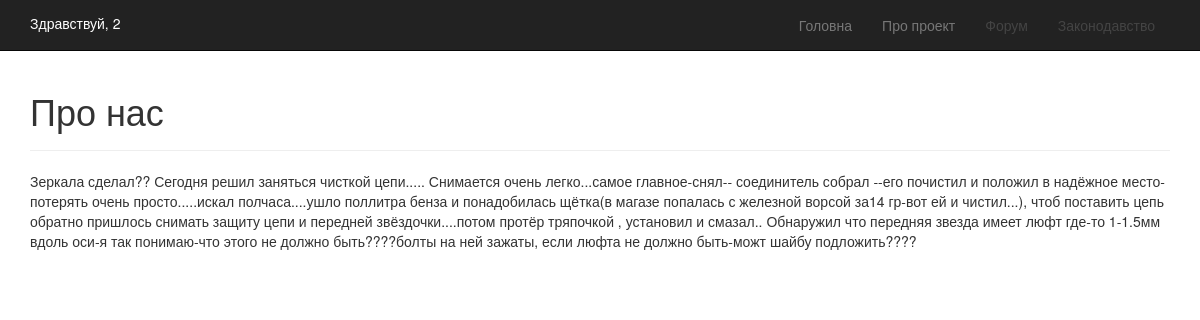
Page /static/about (signed in) on the committed database.
### tables this page shows
CREATE TABLE `static_pages` (
  `id` int(11) NOT NULL AUTO_INCREMENT,
  `title` text NOT NULL,
  `content` text NOT NULL,
  `date` datetime NOT NULL,
  `status` tinyint(1) NOT NULL DEFAULT '1',
  `comments_status` tinyint(1) NOT NULL DEFAULT '0',
  `url` text NOT NULL,
  PRIMARY KEY (`id`)
);

### application/bootstrap.php (called while the page is built, shortened)
<?php
Route::start();

### index.php (called while the page is built, shortened)
<?php
require_once("libraries/loader/loader.php");
require_once("application/bootstrap.php");

### libraries/application/application.php (called while the page is built, shortened)
<?php
class Application
{
    public $_config = "";
    private $_db_h;
    private static $_instance;
    public static function getInstance()
    {
        if (!self::$_instance) {
            self::$_instance = new self();
        }
        return self::$_instance;
    }
    private function __construct()
    {
        $this->_config = self::getConfig();
        try {
            $db = Database::getInstance();
            $this->_db_h = $db->getConnection();
            $this->_db_h->exec('SET NAMES utf8');
        } catch (CustomException $e) {
            $exception_path = PATH_SITE . '/application/views/exception/exception.php';
            if ( file_exists($exception_path) )
            {
                include $exception_path;
            } else {
                echo "Exception view not found";
                exit;
            }
        }
    }
    public function getTemplateName() {
        return $this->_config->template;
    }
    public static function getConfig() {
        require_once(PATH_SITE.'/configuration.php');
        return new Config();
    }
    private function setTemplate() {
        $sql = 'SELECT param, val FROM settings WHERE param = :param';
        $query = $this->_db_h->prepare($sql);
        $query->execute(array(':param' => 'template'));
        $result = $query->fetch(PDO::FETCH_OBJ);
        $this->_config->setTemplate($result->val);
    }
    private function setOnReconstruction() {
        $sql = 'SELECT param, val FROM settings WHERE param = :param';
        $query = $this->_db_h->prepare($sql);
        $query->execute(array(':param' => 'onReconstruction'));
        $result = $query->fetch(PDO::FETCH_OBJ);
        $val = $result->val == 1 ? true : false;
        $this->_config->setOnReconstruction($val);
    }
    private function setSettings()
    {
        try {
            $this->_db_h->exec('SET NAMES utf8');
        } catch(PDOException $e)
        {
            throw new CustomException("Query error");
        }
    }
}

### configuration.php (called while the page is built, shortened)
<?php
class Config {
    public function setTemplate($template)
    {
        $this->template = $template;
    }
}

### libraries/loader/loader.php (called while the page is built, shortened)
<?php
class Loader
{
    public static function load($class)
    {
        $class = strtolower($class);
        $file_name = PATH_SITE.'/libraries/'.$class.'/'.$class.'.php';
    }
}

### libraries/database/database.php (called while the page is built, shortened)
<?php
class Database
{
    private static $_instance;
    public static function getInstance()
    {
        if (!self::$_instance) {
            self::$_instance = new self();
        }
        return self::$_instance;
    }
    private function __construct()
    {
        $config = Application::getConfig();
        $this->_host = $config->db_host;
        $this->_username = $config->db_user;
        $this->_password = $config->db_password;
        $this->_database = $config->db_name;
        try {
            $this->_connection  = new PDO("mysql:host=$this->_host;dbname=$this->_database", $this->_username, $this->_password);
        } catch (PDOException $e) {
            throw new CustomException("Database connection error");
        }
    }
}

### application/models/model_static.php (called while the page is built, shortened)
<?php
class Model_Static extends Model
{
    function getData($param)
    {
        try {
            $sql = "SELECT * FROM static_pages WHERE url = :url";
            $db = Database::getInstance();
            $_dbh = $db->getConnection();
            $_dbh->exec('SET NAMES utf8');
            $query = $_dbh->prepare($sql);
            $query->execute(array(':url' => $param));
            $result = $query->fetch(PDO::FETCH_OBJ);
            if( !empty($result) ) {
                return $result;
            } else
            {
                return null;
            }
        } catch (PDOException $e) {
            throw new CustomException("PDO error");
        }
    }
}

### templates/candy/index.php (the view, shortened to what this page needs)
<!doctype html>
<html lang="en">
<head>
    <link rel="stylesheet" href="<? echo $prefix; ?>/css/style.css"/>
    <link rel="stylesheet" href="<? echo $prefix; ?>/css/bootstrap.css"/>
    <link rel="stylesheet" href="<? echo $prefix; ?>/css/bootstrap-datetimepicker.min.css"/>
    <link rel="stylesheet" href="<? echo $prefix; ?>/css/slick.css"/>
    <link rel="stylesheet" href="<? echo $prefix; ?>/css/slick-theme.css"/>
</head>
<body>
    <?php include "navbar.php"; ?>
    <div class="container">
        <?php include $this->getView(); ?>
    </div>
</body>
</html>

### templates/candy/static.php (shortened to what this page needs)
<div class="page-header"><h1><?php echo $data->title; ?></h1></div>
<p><?php echo $data->content; ?></p>

### templates/candy/css/style.css (style rules this page uses)
html, body { height:100%; }
body { margin:0; padding:0; font-family: Roboto; font-size:18px; line-height:1.4; color:#3b3b3b; background: #fff }
.page-header { margin-top: 0 !important; }

### rows in the picture
static_pages: title "Про нас", content "Зеркала сделал?? Сегодня решил заняться чисткой цепи..... Снимается очень легко...самое главное-снял-- соединитель собрал --его почистил и положил в надёжное место-потерять очень просто.....искал полчаса....ушло поллитра бенза и понадобилась щётка(в магазе попалась с железной ворсой за14 гр-вот ей и чистил...), чтоб поставить цепь обратно пришлось снимать защиту цепи и передней звёздочки....потом протёр тряпочкой , установил и смазал.. Обнаружил что передняя звезда имеет люфт где-то 1-1.5мм вдоль оси-я так понимаю-что этого не должно быть????болты на ней зажаты, если люфта не должно быть-можт шайбу подложить????"

### other values in the picture
$uid "2"
